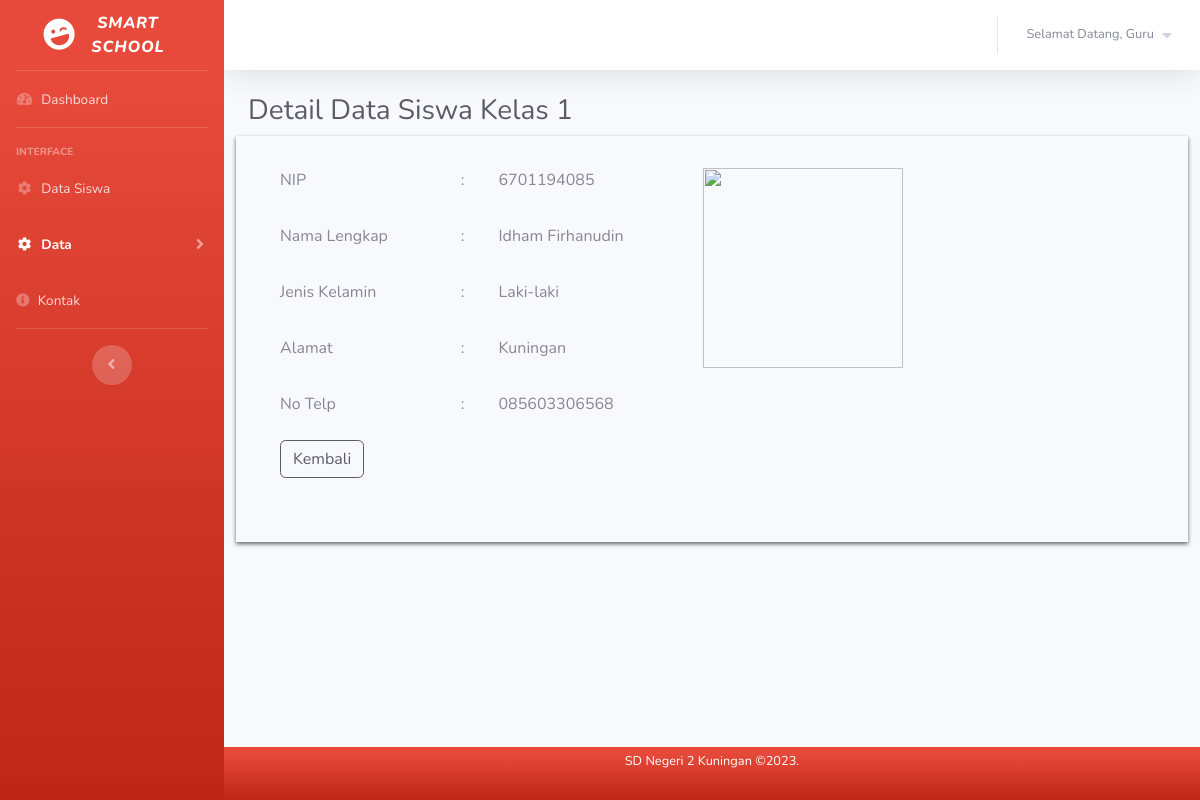
The app's page /guru/detail-kelas1.php?id_siswa=2 with its own data.
### tables this page shows
CREATE TABLE `data_kelas1` (
  `id_siswa` int(11) NOT NULL,
  `id_mapel` int(20) NOT NULL,
  `foto` varchar(100) NOT NULL,
  `nis` varchar(20) NOT NULL,
  `nama_lengkap` varchar(50) NOT NULL,
  `jenis_kelamin` varchar(20) NOT NULL,
  `alamat` varchar(100) NOT NULL,
  `no_telp` varchar(20) NOT NULL
);

### guru/function.php (called while the page is built, shortened)
<?php
	$conn = mysqli_connect("localhost", "root", "", "pendataan");
	function query($query){
		global $conn;
		$result = mysqli_query($conn, $query);
		if (mysqli_num_rows($result) == 1) {
			return mysqli_fetch_assoc($result);
		}
		$rows = [];
		return $rows;
	}
 ?>

### guru/detail-kelas1.php (the view, shortened to what this page needs)
<?php
    require 'function.php';
    $id_siswa = $_GET["id_siswa"];
    $siswa = query("SELECT * FROM data_kelas1 WHERE id_siswa = $id_siswa");
 ?>
<!DOCTYPE html>
<html lang="en">
<head>
    <link href="style/vendor/fontawesome-free/css/all.min.css" rel="stylesheet" type="text/css">
    <link href="style/css/sb-admin-2.min.css" rel="stylesheet">
    <link href="style/vendor/datatables/dataTables.bootstrap4.min.css" rel="stylesheet">
</head>
<body id="page-top">
    <div id="wrapper">
        <ul class="navbar-nav bg-gradient-danger sidebar sidebar-dark accordion" id="accordionSidebar">
            <a class="sidebar-brand d-flex align-items-center justify-content-center" href="dashboard.php">
                <div class="sidebar-brand-icon rotate-n-15">
                    <i class="fas fa-laugh-wink"></i>
                </div>
                <div class="sidebar-brand-text mx-3"><i>Smart <br>School</i></div>
            </a>
            <hr class="sidebar-divider my-0">
            <li class="nav-item">
                <a class="nav-link" href="dashboard.php">
                    <i class="fas fa-fw fa-tachometer-alt"></i>
                    <span>Dashboard</span></a>
            </li>
            <hr class="sidebar-divider">
            <div class="sidebar-heading">
                Interface
            </div>
            <li class="nav-item">
                <a class="nav-link" href="siswa/data-kelas1.php">
                    <i class="fas fa-fw fa-cog"></i>
                    <span>Data Siswa</span>
                </a>
            </li>
            <li class="nav-item active">
                <a class="nav-link collapsed" href="#" data-toggle="collapse" data-target="#collapseTwo"
                    aria-expanded="true" aria-controls="collapseTwo">
                    <i class="fas fa-fw fa-cog"></i>
                    <span>Data</span>
                </a>
            </li>
            <li class="nav-item">
                <a class="nav-link" href="kontak.php">
                    <i class="fa fa-info-circle"></i>
                    <span>Kontak</span>
                </a>
            </li>
            <hr class="sidebar-divider">
            <div class="text-center d-none d-md-inline">
                <button class="rounded-circle border-0" id="sidebarToggle"></button>
            </div>
        </ul>
        <div id="content-wrapper" class="d-flex flex-column">
            <div id="content">
                <nav class="navbar navbar-expand navbar-light bg-white topbar mb-4 static-top shadow">
                    <ul class="navbar-nav ml-auto">
                        <li class="nav-item dropdown no-arrow">
                            <a class="nav-link dropdown-toggle" href="#" id="userDropdown" role="button"
                                data-toggle="dropdown" aria-haspopup="true" aria-expanded="false">
                                <span class="mr-2 d-none d-lg-inline text-gray-600 small">Selamat Datang, Guru</span>
                                <i class="fa fa-caret-down"></i>
                            </a>
                        </li>
                    </ul>
                </nav>
                <div class="container-fluid">
                    <h1 class="h3 mb-2 text-gray-800">Detail Data Siswa Kelas 1</h1>
                    <div class="card-deck" style="box-shadow: 0 2px 4px rgba(0,0,0,0.6);">
                        <div class="col-md-10 col-sm-10 mb-3">
                            <div class="card-body">
                            <table class="table table-borderless" align="center">
                                <tbody>
                                    <tr>
                                        <td>NIP</td>
                                        <td>:</td>
                                        <td><?= $siswa["nis"];?></td>
                                        <td rowspan="4"><img width="200" height="200" src="<?= $siswa["foto"] ?>"></td>
                                    </tr>
                                    <tr>
                                        <td>Nama Lengkap</td>
                                        <td>:</td>
                                        <td><?= $siswa["nama_lengkap"];?></td>
                                    </tr>
                                    <tr>
                                        <td>Jenis Kelamin</td>
                                        <td>:</td>
                                        <td><?= $siswa["jenis_kelamin"];?></td>
                                    </tr>
                                    <tr>
                                        <td>Alamat</td>
                                        <td>:</td>
                                        <td><?= $siswa["alamat"];?></td>
                                    </tr>
                                    <tr>
                                        <td>No Telp</td>
                                        <td>:</td>
                                        <td><?= $siswa["no_telp"];?></td>
                                    </tr>
                                    <tr>
                                        <td class="text-left" colspan="3">
                                            <a href="data-kelas1.php" class="btn btn-outline-dark" name="kembali"> Kembali</a>
                                        </td>
                                    </tr>
                                </tbody>
                            </table>
                            </div>
                        </div>
                    </div>
                </div>
            </div>
            <?php include '../footer.php'; ?>
        </div>
    </div>
</body>
</html>

### records on screen
data_kelas1: nis "6701194085", nama_lengkap "Idham Firhanudin", jenis_kelamin "Laki-laki", alamat "Kuningan", no_telp "085603306568"
